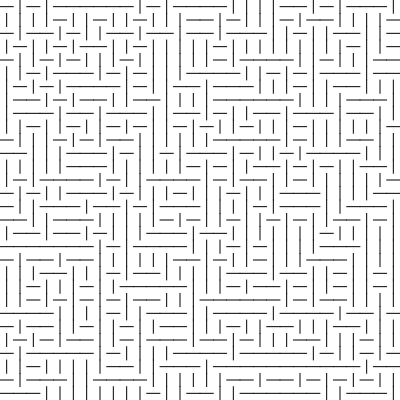
Frame 1 (no input)
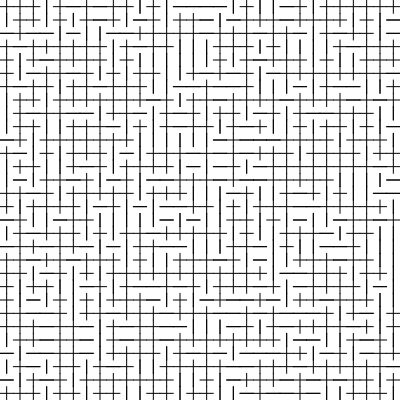
Frame 2 (the mouse pressed at the canvas centre, redrawn once)

The p5.js sketch that drew these frames (run headless with seeded random() and noise() and a simulated clock; the mouse was pressed at the canvas centre and the sketch redrawn once):

// p5.js sketch
// ── sketch.js
const size = 400;
const steps = 30
const tile_size = size / steps;

function setup() {
    createCanvas(size, size);
}

function drawRandomLine(x1, y1, x2, y2) {
    if (random([true, false])) {
        const x = (x1 + x2) / 2;
        line(x, y1, x, y2);
    } else {
        const y = (y1 + y2) / 2;
        line(x1, y, x2, y);
    }
}

function draw() {
    noLoop();
    for (let x = 0; x < steps; x++) {
        for (let y = 0; y < steps; y++) {
            push();
            translate(tile_size * x, tile_size * y);
            drawRandomLine(0, 0, tile_size, tile_size);
            pop();
        }
    }
}
